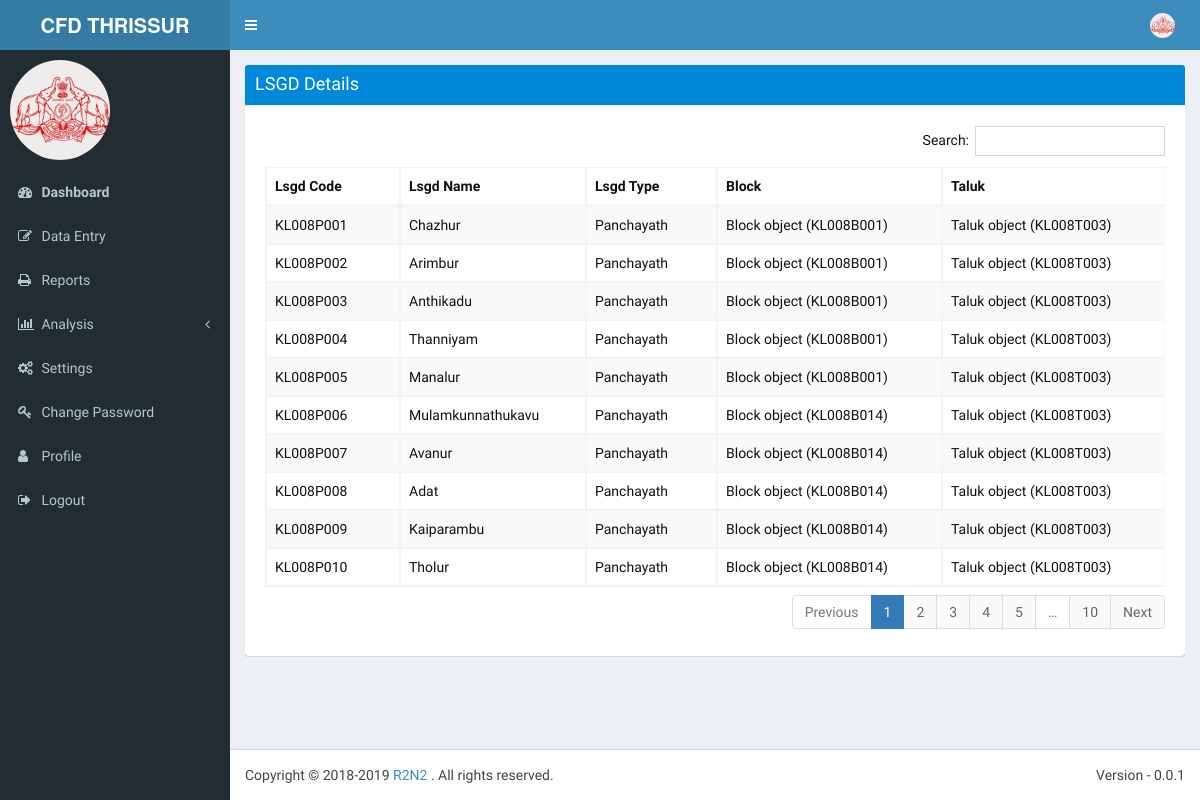
Screenshot of /rpts/lsgd/ with the database file from the repository.
### lsgd/models.py (models this page shows)
class Lsgd(models.Model):
    lsgd_code = models.CharField(max_length = 15, unique = True, primary_key = True)
    lsgd_name = models.CharField(max_length = 100, unique = True)
    lsgd_type = models.CharField(max_length = 15)
    lsgd_district = models.ForeignKey('District', on_delete = models.SET_NULL, null=True)
    lsgd_taluk = models.ForeignKey('Taluk', on_delete = models.SET_NULL, null = True)
    lsgd_block = models.ForeignKey('Block', on_delete = models.SET_NULL, null = True)
    lsgd_assembly = models.ForeignKey('Assembly', on_delete = models.SET_NULL, null = True)
    lsgd_parliament = models.ForeignKey('Parliament', on_delete = models.SET_NULL, null = True)

class Block(models.Model):
    block_code = models.CharField(max_length = 15, unique = True, primary_key = True)
    district_code = models.ForeignKey('District', on_delete = models.SET_NULL, null = True)
    block_name = models.CharField(max_length = 100)

class Taluk(models.Model):
    taluk_code = models.CharField(max_length = 15, unique = True, primary_key = True)
    district_code = models.ForeignKey('District', on_delete = models.SET_NULL, null = True)
    taluk_name = models.CharField(max_length = 100)

### rpts/views.py (the view)
def lsgd_page(request):
    lsgds = Lsgd.objects.all()
    return render(request, 'rpts/lsgd.html', {'lsgds': lsgds})

### rpts/templates/rpts/lsgd.html (shortened to what this page needs)
{% extends 'r2n2/base.html' %}
{% block userinfo %}
          <li class="dropdown user user-menu">
            <a href="#" class="dropdown-toggle" data-toggle="dropdown">
              <img src="/static/dist/img/user2-160x160.jpg" class="user-image" alt="User Image">
            </a>
          </li>
{% endblock %}
{% block content %}
<section class="content">
<div class="box box-solid bg-blue-gradient">
  <div class="box-header">
    <h3 class="box-title">LSGD Details</h3>
  </div>
 <div class="box-footer text-black">
  <div class="box-body">
    <table id="lsgds" class="table table-bordered table-striped table-hover" cellspacing="0" width="100%">
		  <thead> <tr> <th>Lsgd Code</th> <th>Lsgd Name</th> <th>Lsgd Type</th><th>Block</th><th>Taluk</th></tr> </thead>
          <tbody>
              {% for l in lsgds %} <tr>
                  <td>{{ l.lsgd_code }}</td>
                  <td>{{ l.lsgd_name }}</td>
                  <td>{{ l.lsgd_type }}</td>
                  <td>{{ l.lsgd_block }}</td>
                  <td>{{ l.lsgd_taluk }}</td>
              </tr> {% endfor %}
          </tbody>
        </table>
  </div>
  </div>
</div>
{% endblock %}

### rows the page displays
Lsgd: lsgd_code "KL008P001", lsgd_name "Chazhur", lsgd_type "Panchayath", lsgd_block "Block object (KL008B001)", lsgd_taluk "Taluk object (KL008T003)"
Lsgd: lsgd_code "KL008P002", lsgd_name "Arimbur", lsgd_type "Panchayath", lsgd_block "Block object (KL008B001)", lsgd_taluk "Taluk object (KL008T003)"
Lsgd: lsgd_code "KL008P003", lsgd_name "Anthikadu", lsgd_type "Panchayath", lsgd_block "Block object (KL008B001)", lsgd_taluk "Taluk object (KL008T003)"
Lsgd: lsgd_code "KL008P004", lsgd_name "Thanniyam", lsgd_type "Panchayath", lsgd_block "Block object (KL008B001)", lsgd_taluk "Taluk object (KL008T003)"
Lsgd: lsgd_code "KL008P005", lsgd_name "Manalur", lsgd_type "Panchayath", lsgd_block "Block object (KL008B001)", lsgd_taluk "Taluk object (KL008T003)"
Lsgd: lsgd_code "KL008P006", lsgd_name "Mulamkunnathukavu", lsgd_type "Panchayath", lsgd_block "Block object (KL008B014)", lsgd_taluk "Taluk object (KL008T003)"
Lsgd: lsgd_code "KL008P007", lsgd_name "Avanur", lsgd_type "Panchayath", lsgd_block "Block object (KL008B014)", lsgd_taluk "Taluk object (KL008T003)"
Lsgd: lsgd_code "KL008P008", lsgd_name "Adat", lsgd_type "Panchayath", lsgd_block "Block object (KL008B014)", lsgd_taluk "Taluk object (KL008T003)"
Lsgd: lsgd_code "KL008P009", lsgd_name "Kaiparambu", lsgd_type "Panchayath", lsgd_block "Block object (KL008B014)", lsgd_taluk "Taluk object (KL008T003)"
Lsgd: lsgd_code "KL008P010", lsgd_name "Tholur", lsgd_type "Panchayath", lsgd_block "Block object (KL008B014)", lsgd_taluk "Taluk object (KL008T003)"
